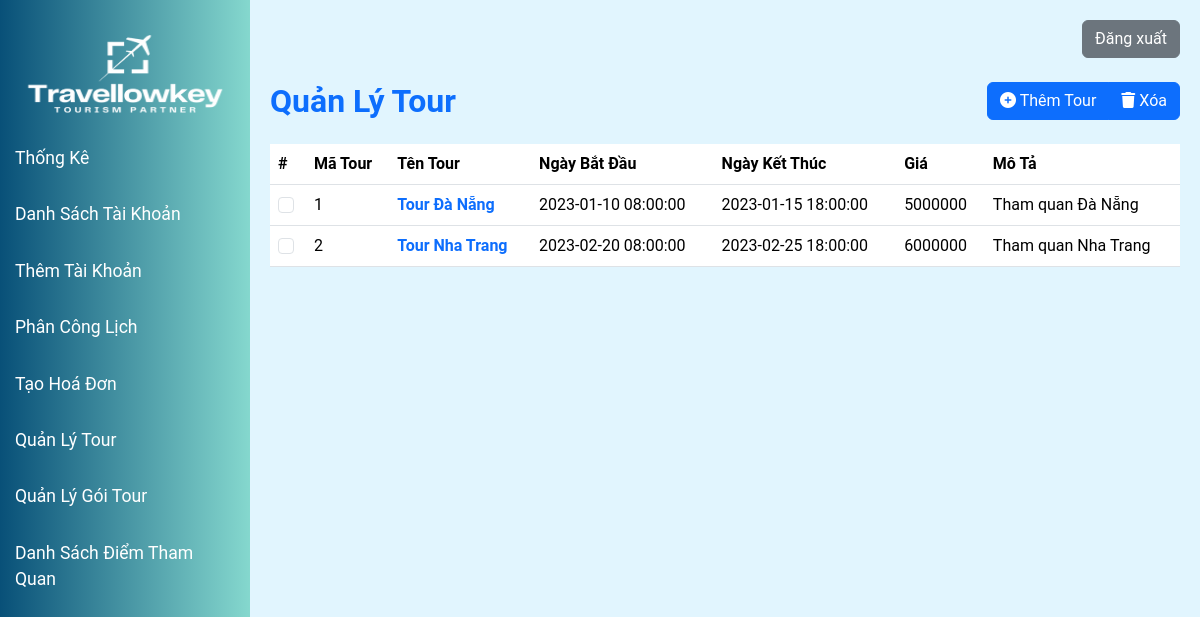
/modules/tour_manage/index.php, run on an earlier commit of the app's database.
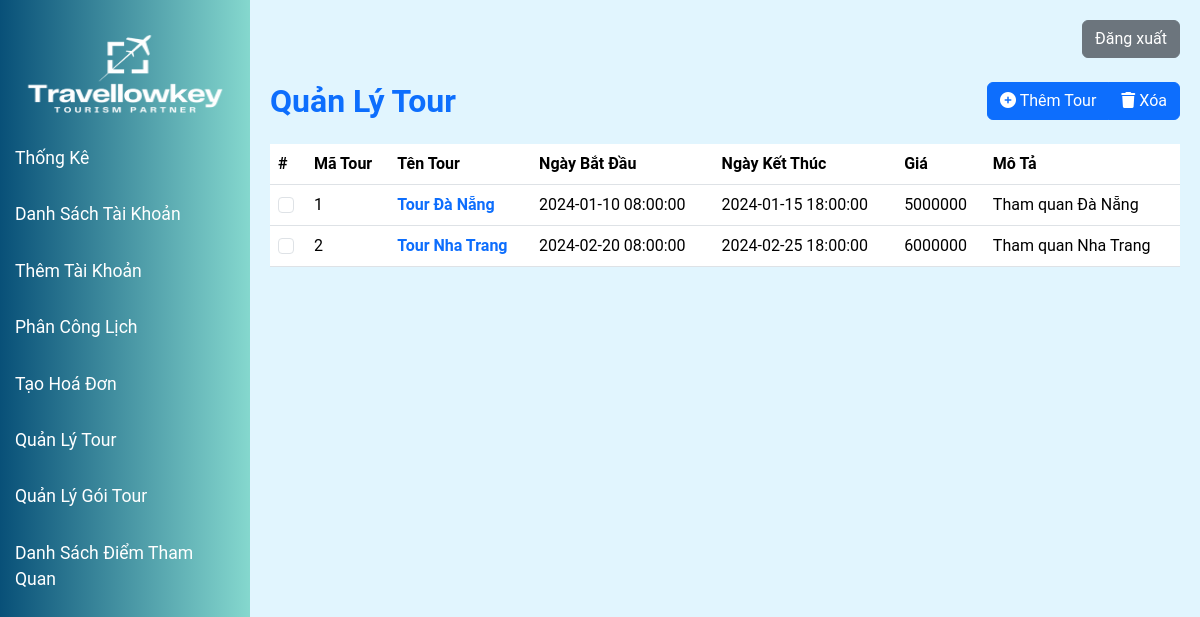
And on a later commit of the database.
### tables this page shows
CREATE TABLE `tour` (
  `tourCode` int(11) NOT NULL AUTO_INCREMENT,
  `tourName` varchar(100) DEFAULT NULL,
  `startDate` datetime DEFAULT NULL,
  `endDate` datetime DEFAULT NULL,
  `price` float DEFAULT NULL,
  `description` varchar(500) DEFAULT NULL,
  `employeeCode` int(11) DEFAULT NULL,
  `vehicleCode` int(11) DEFAULT NULL,
  `tourPackageCode` int(11) DEFAULT NULL,
  PRIMARY KEY (`tourCode`),
  KEY `vehicleCode` (`vehicleCode`),
  KEY `employeeCode` (`employeeCode`),
  KEY `tourPackageCode` (`tourPackageCode`),
  CONSTRAINT `tour_ibfk_1` FOREIGN KEY (`vehicleCode`) REFERENCES `vehicle` (`vehicleCode`),
  CONSTRAINT `tour_ibfk_2` FOREIGN KEY (`employeeCode`) REFERENCES `employee` (`employeeCode`),
  CONSTRAINT `tour_ibfk_3` FOREIGN KEY (`tourPackageCode`) REFERENCES `tourpackage` (`tourPackageCode`)
);

### models/tour.php (called while the page is built, shortened)
<?php
include_once("clsKetNoi.php");
class modelTour
{
    private $conn;
    function __construct()
    {
        $p = new clsKetNoi();
        $this->conn = $p->ketNoiDB();
    }
    public function selectAllTours()
    {
        if ($this->conn) {
            $query = "SELECT * FROM tour";
            $result = $this->conn->query($query);
            $tours = [];
            while ($row = $result->fetch_assoc()) {
                $tours[] = $row;
            }
            return $tours;
        } else {
            return false;
        }
    }
}

### models/clsKetNoi.php (called while the page is built, shortened)
<?php
class clsKetNoi {
    function ketNoiDB() {
        $this->conn = new mysqli("localhost", "root", "", "ptud");
        return $this->conn;
    }
}
?>

### modules/tour_manage/list.php (the view, shortened to what this page needs)
<?php
$db = new modelTour();
$data = $db->selectAllTours();
?>
<div class="row">
    <div class="col-6">
        <h2 class="text-primary fw-bold mb-4">Quản Lý Tour</h2>
    </div>
    <div class="col-6 text-end">
        <div class="btn-group" role="group" aria-label="Basic example">
            <a type="button" class="btn btn-primary" href="/Tour_management/modules/tour_manage/index.php?a=create">
                <i class="fa-solid fa-circle-plus"></i>
                Thêm Tour
            </a>
            <button type="button" class="btn btn-primary" onclick="confirmDeleteSelected()">
                <i class="fa fa-trash"></i>
                Xóa
            </button>
        </div>
    </div>
</div>
<table class="table" id="tourManagerTable">
    <thead>
    <tr>
        <th scope="col">#</th>
        <th scope="col">Mã Tour</th>
        <th scope="col">Tên Tour</th>
        <th scope="col">Ngày Bắt Đầu</th>
        <th scope="col">Ngày Kết Thúc</th>
        <th scope="col">Giá</th>
        <th scope="col">Mô Tả</th>
    </tr>
    </thead>
    <tbody>
    <?php foreach ($data as $item): ?>
        <tr>
            <td><input class="form-check-input" type="checkbox" value="<?php echo $item['tourCode']; ?>" name="selected_ids[]"></td>
            <td><?php echo $item['tourCode']; ?></td>
            <td><a href="/Tour_management/modules/tour_manage/index.php?a=edit&id=<?php echo $item['tourCode']; ?>" class="text-decoration-none fw-bold"><?php echo $item['tourName']; ?></a></td>
            <td><?php echo $item['startDate']; ?></td>
            <td><?php echo $item['endDate']; ?></td>
            <td><?php echo $item['price']; ?></td>
            <td><?php echo $item['description']; ?></td>
        </tr>
    <?php endforeach; ?>
    </tbody>
</table>

What changed in the data, as far as the page shows it:
changed tour "Tour Đà Nẵng": startDate "2023-01-10 08:00:00" → "2024-01-10 08:00:00"; endDate "2023-01-15 18:00:00" → "2024-01-15 18:00:00"
changed tour "Tour Nha Trang": startDate "2023-02-20 08:00:00" → "2024-02-20 08:00:00"; endDate "2023-02-25 18:00:00" → "2024-02-25 18:00:00"
